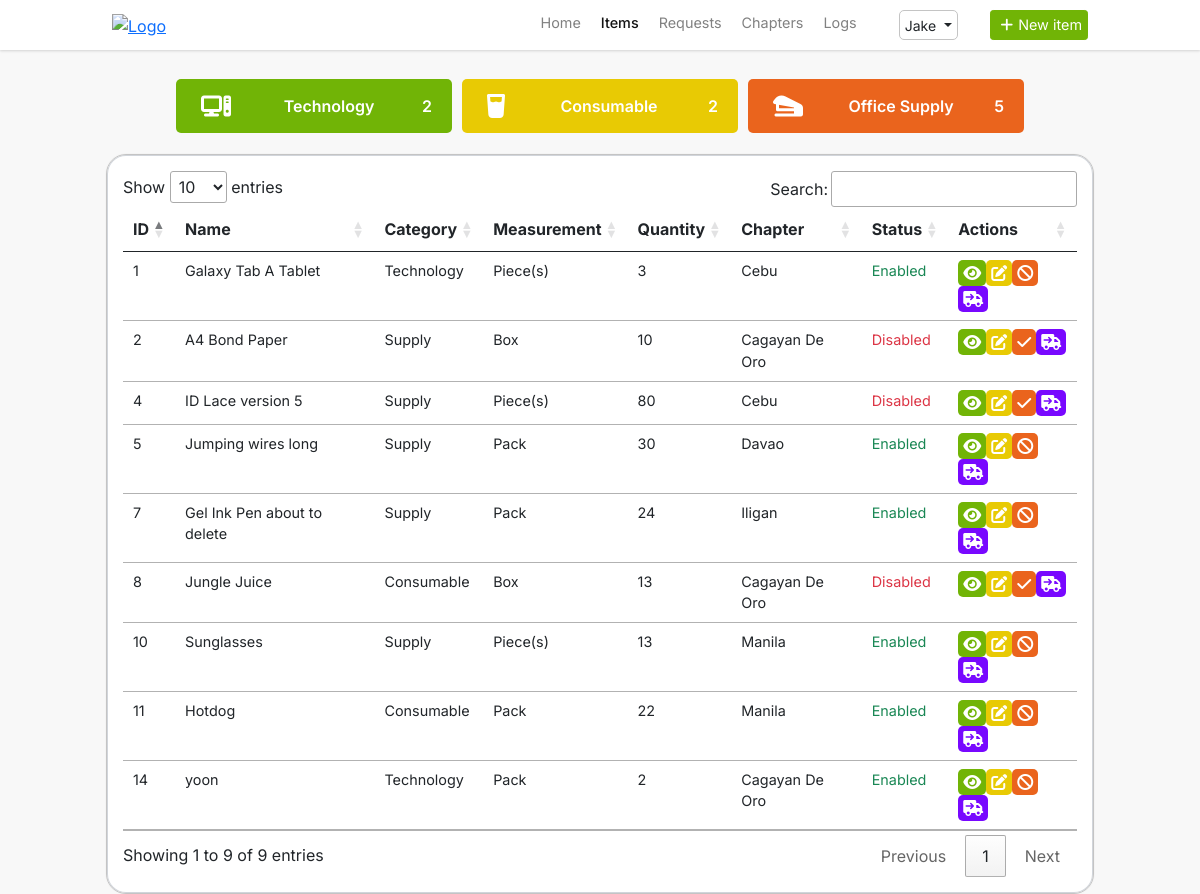
Page /items.php (signed in) on the committed database.
### tables this page shows
CREATE TABLE `items` (
  `item_id` int(11) NOT NULL,
  `item_name` varchar(255) NOT NULL,
  `item_category` int(11) NOT NULL,
  `item_measure` int(11) NOT NULL,
  `item_quantity` int(11) NOT NULL,
  `item_chapter` int(11) NOT NULL,
  `item_status` enum('enabled','disabled','','') NOT NULL,
  `item_description` varchar(255) NOT NULL,
  `item_image` varchar(255) NOT NULL
);

CREATE TABLE `items_category` (
  `item_category_id` int(11) NOT NULL,
  `item_category_name` varchar(255) NOT NULL
);

CREATE TABLE `items_unit_of_measure` (
  `item_uom_id` int(11) NOT NULL,
  `item_uom_name` varchar(255) NOT NULL
);

CREATE TABLE `chapters` (
  `chapter_id` int(11) NOT NULL,
  `chapter_name` varchar(255) NOT NULL,
  `chapter_address` varchar(255) NOT NULL
);

### items.php (the view, shortened to what this page needs)
<?php
include 'includes/config.inc.php';
?>
<!DOCTYPE html>
<html lang="en">
<head>
    <?php include_once 'includes/headers.inc.php'; ?>
    <link rel="stylesheet" href="assets/css/style.css?v=<?php echo time(); ?>">
    <link rel="stylesheet" href="assets/css/nav.css?v=<?php echo time(); ?>">
    <link rel="stylesheet" href="assets/css/items.css?v=<?php echo time(); ?>">
    <link rel="stylesheet" href="https://cdn.datatables.net/1.13.6/css/jquery.dataTables.css" />
</head>
<body>
    <?php include 'nav.php';?>
    <div id="wrapper">
        <div class="section px-5 pt-4">
            <div class="row justify-content-center align-items-center">
                <div class="box col-sm-12 col-md-3 col-lg-3">
                    <i class="fa-solid fa-computer icon"></i>
                    <p class="m-0">Technology</p>
                    <?php
                        $query = "SELECT COUNT(item_category) FROM items WHERE item_category = 1";
                        $stmt = $pdo->query($query);
                        $count = $stmt->fetchColumn();
                        if ($count !== false) {
                            echo '<p class="m-0">'.$count.'</p>';
                        } else {
                            echo "Error fetching count";
                        }
                    ?>
                </div>
                <div class="box col-sm-12 col-md-3 col-lg-3">
                    <i class="fa-solid fa-glass-water icon"></i>
                    <p class="m-0">Consumable</p>
                    <?php
                        $query = "SELECT COUNT(item_category) FROM items WHERE item_category = 2";
                        $stmt = $pdo->query($query);
                        $count = $stmt->fetchColumn();
                        if ($count !== false) {
                            echo '<p class="m-0">'.$count.'</p>';
                        } else {
                            echo "Error fetching count";
                        }
                    ?>
                </div>
                <div class="box col-sm-12 col-md-3 col-lg-3">
                    <i class="fa-solid fa-stapler icon"></i>
                    <p class="m-0 px-2">Office Supply</p>
                    <?php
                        $query = "SELECT COUNT(item_category) FROM items WHERE item_category = 3";
                        $stmt = $pdo->query($query);
                        $count = $stmt->fetchColumn();
                        if ($count !== false) {
                            echo '<p class="m-0">'.$count.'</p>';
                        } else {
                            echo "Error fetching count";
                        }
                    ?>
                </div>
            </div>
            <div class="row justify-content-center align-items-center">
                <div class="col-12 col-sm-12 col-md-12 col-lg-11">
                    <div class="table-responsive">
                        <table class="table table-hover table-sm">
                            <thead>
                                <tr>
                                    <th>ID</th>
                                    <th>Name</th>
                                    <th>Category</th>
                                    <th>Measurement</th>
                                    <?php
                                        if (isset($_SESSION['CT']) && ($_SESSION['CT']) != 0) {
                                            echo '<th scope="col">Quantity</th>';
                                            echo ($_SESSION['CH'] == 1) ? '<th scope="col">Chapter</th>' : '';
                                            echo '<th scope="col">Status</th>';
                                        }
                                    ?>
                                    <th>Actions</th>
                                </tr>
                            </thead>
                            <tbody>
                                <?php
                                    if (isset($_SESSION['CT'])) {
                                        try{
                                            if(($_SESSION['CH'] == 1) && ($_SESSION['CT'] == 1)) {
                                                $query = "SELECT items.item_id AS ID,\n"
                                                . "items.item_name AS Name,\n"
                                                . "items_category.item_category_name AS Category,\n"
                                                . "items_unit_of_measure.item_uom_name AS Measurement,\n"
                                                . "items.item_quantity AS Quantity,\n"
                                                . "chapters.chapter_name AS Chapter,\n"
                                                . "items.item_status AS Status\n"
                                                . "FROM items\n"
                                                . "INNER JOIN items_category ON items.item_category = items_category.item_category_id\n"
                                                . "INNER JOIN items_unit_of_measure ON items.item_measure = items_unit_of_measure.item_uom_id\n"
                                                . "INNER JOIN chapters ON items.item_chapter = chapters.chapter_id AND items.item_quantity > 0;";
                                            } else if (($_SESSION['CH'] != 1) && ($_SESSION['CT'] == 1)) {
                                                $user_chapter = $_SESSION['CH'];
                                                $query = "SELECT
                                                            items.item_id AS ID,
                                                            items.item_name AS Name,
                                                            items_category.item_category_name AS Category,
                                                            items_unit_of_measure.item_uom_name AS Measurement,
                                                            items.item_quantity AS Quantity,
                                                            chapters.chapter_name AS Chapter,
                                                            items.item_status AS Status
                                                        FROM items
                                                        INNER JOIN items_category ON items.item_category = items_category.item_category_id
                                                        INNER JOIN items_unit_of_measure ON items.item_measure = items_unit_of_measure.item_uom_id
                                                        INNER JOIN chapters ON items.item_chapter = chapters.chapter_id
                                                        WHERE items.item_chapter = $user_chapter
                                                        AND items.item_quantity > 0;";
                                            }
                                            $stmt = $pdo->query($query);
                                            $stmt->execute();
                                            $result = $stmt->fetchAll(PDO::FETCH_ASSOC);
                                            foreach ($result as $row) {
                                            ?>
                                                <tr>
                                                    <td><?php echo $row['ID']; ?></td>
                                                    <td><?php echo $row['Name']; ?></td>
                                                    <td><?php echo $row['Category']; ?></td>
                                                    <td><?php echo $row['Measurement']; ?></td>
                                                    <?php
                                                        if (isset($_SESSION['CT']) && ($_SESSION['CT']) != 0) {
                                                            echo '<td>' . $row['Quantity'] . '</td>';
                                                            echo ($_SESSION['CH'] == 1) ? '<td>'.$row['Chapter'].'</td>' : '';
                                                            if ($row['Status'] == 'enabled') {
                                                                echo '<td class="text-success text-capitalize small">' . $row['Status'] . '</td>';
                                                            } else if ($row['Status'] == 'disabled') {
                                                                echo '<td class="text-danger text-capitalize small">' . $row['Status'] . '</td>';
                                                            }
                                                        }
                                                    ?>
                                                    <td>
                                                        <?php if ($_SESSION['CT'] == 1) {
                                                            echo '<a href="http://" class="view-btn" target="" rel="noopener noreferrer" data-toggle="tooltip" data-bs-toggle="modal" data-bs-target="#viewModal" data-item-id="' . $row['ID'] . '" title="View"><i class="fa-solid fa-eye"></i></a>';
                                                            echo '<a href="http://" class="edit-btn" target="" rel="noopener noreferrer" data-toggle="tooltip" data-bs-toggle="modal" data-bs-target="#editModal" data-item-id="' . $row['ID'] . '" title="Edit"><i class="fa-solid fa-pen-to-square"></i></a>';
                                                            if ($row['Status'] == 'enabled') {
                                                                echo '<a href="http://" class="disabled-btn" target="" rel="noopener noreferrer" data-toggle="tooltip" data-bs-toggle="modal" data-bs-target="#disabledModal" data-item-id="' . $row['ID'] . '" title="Disable"><i class="fa-solid fa-ban"></i></a>';
                                                            } else if ($row['Status'] == 'disabled') {
                                                                echo '<a href="http://" class="enabled-btn" target="" rel="noopener noreferrer" data-toggle="tooltip" data-bs-toggle="modal" data-bs-target="#enabledModal" data-item-id="' . $row['ID'] . '" title="Enable"><i class="fa-solid fa-check"></i></a>';
                                                            }
                                                            echo '<a href="http://" target="" rel="noopener noreferrer" data-toggle="tooltip" title="Request"><i class="fa-solid fa-truck-arrow-right"></i></a>';
                                                        }
                                                        ?>
                                                    </td>
                                                </tr>
                                            <?php
                                            }
                                        } catch (PDOException $e) {
                                            echo "Error: " . $e->getMessage();
                                        }
                                    }
                                ?>
                            </tbody>
                        </table>
                    </div>
                </div>
            </div>
        </div>
    </div>
</body>
</html>

### assets/css/style.css (style rules this page uses)
:root { --mainFont: 'Inter', sans-serif; --white: #fff; --gray: #f8f8f8; --darkGray: #818181; --black: #121212; --green: #71b406; --purple: #7808ff; --orange: #ea641d; --yellow: #e8ca04; --border: 1px solid #c4c4c4; --boxShadow: rgba(0, 0, 0, 0.1) 0px 1px 3px 0px, rgba(0, 0, 0, 0.06) 0px 1px 2px 0px; --boxShadowTable: rgba(0, 0, 0, 0.014) 0px 0px 0px 1px, rgb(209, 213, 219) 0px 0px 0px 1px inset; }
*, body, html { padding: 0; margin: 0; box-sizing: border-box; scroll-behavior: smooth; }
body { font-family: var(--mainFont); height: 100%; margin: 0; }
#wrapper { min-height: 100vh; background-color: var(--gray); height: 100%; margin: 0; }

### assets/css/nav.css (style rules this page uses)
.row { margin: 0; }
.fa-solid { padding: 5px; border-radius: 5px; color: var(--white); }

### assets/css/items.css (style rules this page uses)
.box { background-color: #d3d3d3; margin: 5px; padding: 10px 20px; border-radius: 5px; display: flex; justify-content: space-between; align-items: center; }
.box i { color: var(--white); }
.box p { font-weight: 600; color: var(--white); }
.icon::before { font-size: 1.5rem; }
.box:first-of-type { background-color: var(--green); }
.box:nth-child(2) { background-color: var(--yellow); }
.box:nth-child(3) { background-color: var(--orange); }
.table-responsive { background-color: var(--white); padding: 1rem 1rem; border: var(--border); border-radius: 20px; box-shadow: var(--boxShadowTable); }
.table { margin-bottom: 0; }
.table .fa-solid { padding: 5px; border-radius: 5px; color: var(--white); }
.table .fa-eye { background-color: var(--green); }
.table .fa-pen-to-square { background-color: var(--yellow); }
.table .fa-ban, .table .fa-check { background-color: var(--orange); }
.table .fa-truck-arrow-right { background-color: var(--purple); }
.table td { font-size: 0.9rem; }
.table i { font-size: 1rem; }

### rows in the picture
items: item_id "10", item_name "Sunglasses", item_category.item_category_name "Supply", item_measure.item_uom_name "Piece(s)", item_quantity "13", item_chapter.chapter_name "Manila", item_status "Enabled"
items: item_id "11", item_name "Hotdog", item_category.item_category_name "Consumable", item_measure.item_uom_name "Pack", item_quantity "22", item_chapter.chapter_name "Manila", item_status "Enabled"
items: item_id "2", item_name "A4 Bond Paper", item_category.item_category_name "Supply", item_measure.item_uom_name "Box", item_quantity "10", item_chapter.chapter_name "Cagayan De Oro", item_status "Disabled"
items: item_id "8", item_name "Jungle Juice", item_category.item_category_name "Consumable", item_measure.item_uom_name "Box", item_quantity "13", item_chapter.chapter_name "Cagayan De Oro", item_status "Disabled"
items: item_id "14", item_name "yoon", item_category.item_category_name "Technology", item_measure.item_uom_name "Pack", item_quantity "2", item_chapter.chapter_name "Cagayan De Oro", item_status "Enabled"
items: item_id "1", item_name "Galaxy Tab A Tablet", item_category.item_category_name "Technology", item_measure.item_uom_name "Piece(s)", item_quantity "3", item_chapter.chapter_name "Cebu", item_status "Enabled"
items: item_id "4", item_name "ID Lace version 5", item_category.item_category_name "Supply", item_measure.item_uom_name "Piece(s)", item_quantity "80", item_chapter.chapter_name "Cebu", item_status "Disabled"
items: item_id "5", item_name "Jumping wires long", item_category.item_category_name "Supply", item_measure.item_uom_name "Pack", item_quantity "30", item_chapter.chapter_name "Davao", item_status "Enabled"
items: item_id "7", item_name "Gel Ink Pen about to delete", item_category.item_category_name "Supply", item_measure.item_uom_name "Pack", item_quantity "24", item_chapter.chapter_name "Iligan", item_status "Enabled"

### other values in the picture
$_SESSION['FN'] "Jake"
$count "2"
$count "5"
